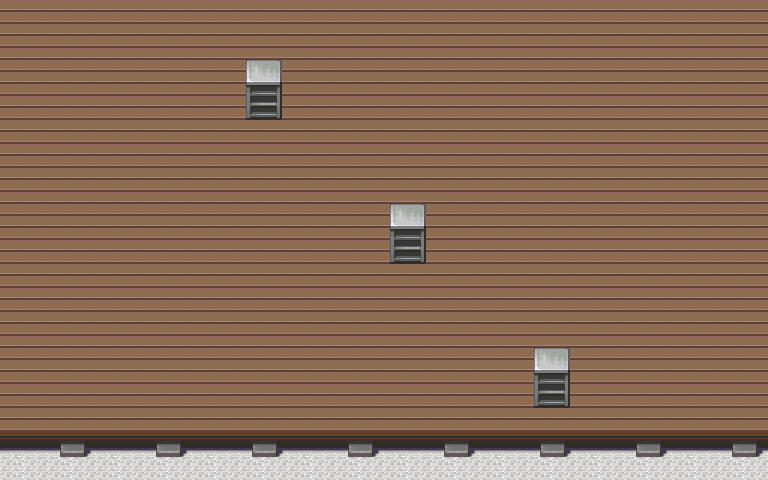

Rendered tile map (Tiled .tmx) drawn with the repository's tilesets; below, a short description and the full map source, tile grids included:
An orthogonal 16x10 tile map with 48x48 px tiles, 2 tile layers (Background, Decoration), 6 tilesets and 15 objects.

<map version="1.10" tiledversion="1.12.2" orientation="orthogonal" renderorder="right-down" width="16" height="10" tilewidth="48" tileheight="48" infinite="0" nextlayerid="5" nextobjectid="18">
 <tileset firstgid="1" source="Tileset_48x48_9.tsx" />
 <tileset firstgid="101" source="nt481.tsx" />
 <tileset firstgid="229" source="nt482.tsx" />
 <tileset firstgid="357" source="nt483.tsx" />
 <tileset firstgid="485" source="nt484.tsx" />
 <tileset firstgid="741" source="nt485.tsx" />
 <layer id="1" name="Background" width="16" height="10">
  <data encoding="csv">
401,401,401,401,401,401,401,401,401,401,401,401,401,401,401,401,
401,401,401,401,401,401,401,401,401,401,401,401,401,401,401,401,
401,401,401,401,401,401,401,401,401,401,401,401,401,401,401,401,
401,401,401,401,401,401,401,401,401,401,401,401,401,401,401,401,
401,401,401,401,401,401,401,401,401,401,401,401,401,401,401,401,
401,401,401,401,401,401,401,401,401,401,401,401,401,401,401,401,
401,401,401,401,401,401,401,401,401,401,401,401,401,401,401,401,
401,401,401,401,401,401,401,401,401,401,401,401,401,401,401,401,
401,401,401,401,401,401,401,401,401,401,401,401,401,401,401,401,
440,441,440,441,440,441,440,441,440,441,440,441,440,441,440,441
</data>
 </layer>
 <layer id="2" name="Decoration" width="16" height="10">
  <data encoding="csv">
0,0,0,0,0,0,0,0,0,0,0,0,0,0,0,0,
0,0,0,0,0,605,0,0,0,0,0,532,0,0,0,0,
0,0,0,0,0,621,0,0,0,0,0,532,0,0,0,0,
0,0,0,0,0,0,0,0,0,0,0,532,0,0,0,0,
0,0,0,0,0,0,0,0,605,0,0,0,0,0,0,0,
0,0,0,0,0,0,0,0,621,0,0,0,0,0,0,0,
0,0,0,0,0,0,0,0,0,0,0,0,0,0,0,0,
0,0,0,0,0,0,0,0,0,0,526,605,0,0,0,0,
0,0,0,0,0,0,0,0,0,0,526,621,0,0,0,0,
526,526,526,526,526,526,526,526,526,526,526,526,526,526,526,526
</data>
 </layer>
 <objectgroup id="3" name="Spawns">
  <properties>
   <property name="desc" value="在此放置玩家和敌人的出生点" />
  </properties>
  <object id="1" x="0" y="96" width="48" height="48" />
  <object id="2" x="0" y="192" width="48" height="48" />
  <object id="3" x="0" y="288" width="48" height="48" />
  <object id="4" x="48" y="144" width="48" height="48" />
  <object id="5" x="48" y="336" width="48" height="48" />
  <object id="6" x="48" y="240" width="48" height="48" />
  <object id="7" x="720" y="384" width="48" height="48" />
  <object id="8" x="720" y="96" width="48" height="48" />
  <object id="9" x="720" y="192" width="48" height="48" />
  <object id="10" x="720" y="0" width="48" height="48" />
  <object id="11" x="720" y="288" width="48" height="48" />
 </objectgroup>
 <objectgroup id="4" name="Collisions">
  <properties>
   <property name="desc" value="在此绘制碰撞盒" />
  </properties>
  <object id="12" x="240" y="48" width="48" height="96" />
  <object id="13" x="384" y="192" width="48" height="96" />
  <object id="15" x="528" y="336" width="48" height="96" />
  <object id="16" x="0" y="432" width="768" height="48" />
 </objectgroup>
</map>
